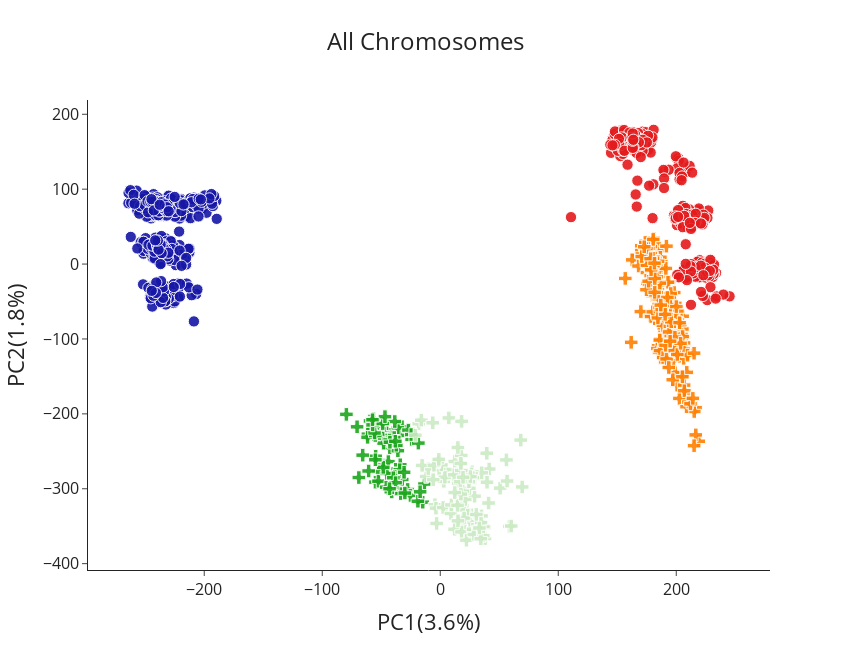

Notebook source saved alongside this figure:
### Code cell
pca_chrom3 = plot_coords(pd.read_csv('/mnt/c/Users/rando/Documenti/Ag1000G/pca_outputs/all_chr_pca.csv'), x='PC1', y='PC2', title="All Chromosomes",
            color='pca_pops',symbol='pca_pops', symbol_map=pca_symbols_map, slug = 'pca',  color_map=species_color_map, show=True, titlex='PC1(3.6%)', titley='PC2(1.8%)',figure_name='all_chrom.png')

### Figure 1 — Plotly figure (JSON) as saved in the notebook; plotly's stock layout.template omitted (floating-point values rounded to 4 significant figures; data arrays with more than 128 entries replaced by an {"elided": "..."} marker saying what was removed)
{"data": [{"customdata": {"elided": "449x1 str values"}, "hovertemplate": "<b>%{hovertext}</b><br><br>pca_pops=%{customdata[0]}<br>PC1=%{x}<br>PC2=%{y}<br>size=%{marker.size}<extra></extra>", "hovertext": {"elided": "449 str values"}, "legendgroup": "An.gam", "marker": {"color": "#1616A7", "opacity": 0.9, "size": {"elided": "449 int values"}, "sizemode": "area", "sizeref": 0.125, "symbol": "circle"}, "mode": "markers", "name": "An.gam", "orientation": "v", "showlegend": true, "type": "scatter", "x": {"elided": "449 float values"}, "xaxis": "x", "y": {"elided": "449 float values"}, "yaxis": "y"}, {"customdata": {"elided": "374x1 str values"}, "hovertemplate": "<b>%{hovertext}</b><br><br>pca_pops=%{customdata[0]}<br>PC1=%{x}<br>PC2=%{y}<br>size=%{marker.size}<extra></extra>", "hovertext": {"elided": "374 str values"}, "legendgroup": "An.col", "marker": {"color": "rgb(228,26,28)", "opacity": 0.9, "size": {"elided": "374 int values"}, "sizemode": "area", "sizeref": 0.125, "symbol": "circle"}, "mode": "markers", "name": "An.col", "orientation": "v", "showlegend": true, "type": "scatter", "x": {"elided": "374 float values"}, "xaxis": "x", "y": {"elided": "374 float values"}, "yaxis": "y"}, {"customdata": [["gcx1-GM"], ["gcx1-GM"], ["gcx1-GM"], ["gcx1-GM"], ["gcx1-GM"], ["gcx1-GM"], ["gcx1-GM"], ["gcx1-GM"], ["gcx1-GM"], ["gcx1-GM"], ["gcx1-GM"], ["gcx1-GM"], ["gcx1-GM"], ["gcx1-GM"], ["gcx1-GM"], ["gcx1-GM"], ["gcx1-GM"], ["gcx1-GM"], ["gcx1-GM"], ["gcx1-GM"], ["gcx1-GM"], ["gcx1-GM"], ["gcx1-GM"], ["gcx1-GM"], ["gcx1-GM"], ["gcx1-GM"], ["gcx1-GM"], ["gcx1-GM"], ["gcx1-GM"], ["gcx1-GM"], ["gcx1-GM"], ["gcx1-GM"], ["gcx1-GM"], ["gcx1-GM"], ["gcx1-GM"], ["gcx1-GM"], ["gcx1-GM"], ["gcx1-GM"], ["gcx1-GM"], ["gcx1-GM"], ["gcx1-GM"], ["gcx1-GM"], ["gcx1-GM"], ["gcx1-GM"], ["gcx1-GM"], ["gcx1-GM"], ["gcx1-GM"], ["gcx1-GM"], ["gcx1-GM"], ["gcx1-GM"], ["gcx1-GM"], ["gcx1-GM"], ["gcx1-GM"], ["gcx1-GM"], ["gcx1-GM"], ["gcx1-GM"], ["gcx1-GM"], ["gcx1-GM"], ["gcx1-GM"], ["gcx1-GM"], ["gcx1-GM"], ["gcx1-GM"], ["gcx1-GM"], ["gcx1-GM"], ["gcx1-GM"], ["gcx1-GM"], ["gcx1-GM"], ["gcx1-GM"], ["gcx1-GM"], ["gcx1-GM"], ["gcx1-GM"], ["gcx1-GM"], ["gcx1-GM"], ["gcx1-GM"], ["gcx1-GM"], ["gcx1-GM"], ["gcx1-GM"]], "hovertemplate": "<b>%{hovertext}</b><br><br>pca_pops=%{customdata[0]}<br>PC1=%{x}<br>PC2=%{y}<br>size=%{marker.size}<extra></extra>", "hovertext": ["AG0147-C", "AG0159-C", "AG0232-C", "AG0129-C", "AG0153-C", "AG0163-C", "AG0229-C", "AG0230-C", "AG0098-C", "AG0104-C", "AG0106-C", "AG0120-C", "AG0136-C", "AG0141-C", "AG0145-C", "AG0148-C", "AG0172-C", "AG0179-C", "AG0223-C", "AG0118-C", "AG0119-C", "AG0121-C", "AG0133-C", "AG0134-C", "AG0138-C", "AG0227-C", "AG0231-C", "AG0102-C", "AG0108-C", "AG0123-C", "AG0128-C", "AG0137-C", "AG0139-C", "AG0143-C", "AG0162-C", "AG0170-C", "AG0181-C", "AG0085-C", "AG0096-C", "AG0126-C", "AG0152-C", "AG0183-C", "AG0208-C", "AG0214-C", "AG0226-C", "AG0127-C", "AG0144-C", "AG0156-C", "AG0206-C", "AG0221-C", "AG0082-C", "AG0097-C", "AG0100-C", "AG0109-C", "AG0124-C", "AG0142-C", "AG0146-C", "AG0169-C", "AG0178-C", "AG0195-C", "AG0089-C", "AG0111-C", "AG0125-C", "AG0197-C", "AG0202-C", "AG0203-C", "AG0204-C", "AG0263-C", "AG0442-CW", "AG0445-CW", "AG0446-CW", "AG0448-CW", "AG0450-CW", "AG0454-CW", "AG0455-CW", "AG0456-CW", "AG0460-CW"], "legendgroup": "gcx1-GM", "marker": {"color": "#1CA71C", "opacity": 0.9, "size": [8, 8, 8, 8, 8, 8, 8, 8, 8, 8, 8, 8, 8, 8, 8, 8, 8, 8, 8, 8, 8, 8, 8, 8, 8, 8, 8, 8, 8, 8, 8, 8, 8, 8, 8, 8, 8, 8, 8, 8, 8, 8, 8, 8, 8, 8, 8, 8, 8, 8, 8, 8, 8, 8, 8, 8, 8, 8, 8, 8, 8, 8, 8, 8, 8, 8, 8, 8, 8, 8, 8, 8, 8, 8, 8, 8, 8], "sizemode": "area", "sizeref": 0.125, "symbol": "cross"}, "mode": "markers", "name": "gcx1-GM", "orientation": "v", "showlegend": true, "type": "scatter", "x": [-24.29, -70.46, -32.22, -45.33, -32.35, -45.32, -54.75, -39.96, -56.32, -57.32, -37.31, -27.65, -47.86, -41.14, -42.73, -40.03, -25.29, -33.46, -49.32, -35.92, -59.55, -30.01, -52.67, -43.97, -79.53, -37.2, -34.59, -61.34, -41.1, -44.1, -42.13, -47.61, -54.92, -44.82, -49.68, -33.87, -18.55, -44.93, -48.06, -49.77, -48.81, -35.89, -68.99, -34.27, -38.99, -26.94, -61.58, -38.53, -13.41, -47.99, -52.34, -55.02, -38.58, -14.87, -55.67, -18.94, -57.35, -45.23, -48.8, -24.6, -48.27, -65.72, -42.94, -40.56, -42.64, -45.75, -39.73, -17.05, -38.03, -56.59, -54.95, -46.83, -37.86, -30.64, -60.67, -57.43, -42.95], "xaxis": "x", "y": [-234.1, -217.3, -287.6, -221.4, -217.2, -239.1, -256.6, -279.6, -227.9, -218.6, -244.4, -300.9, -268.3, -304.3, -245.1, -233.8, -308.9, -306.5, -219.2, -249.2, -209.5, -305.7, -277.1, -263.7, -200.7, -241.9, -228.7, -227.1, -230.7, -299.7, -297.9, -226.1, -291.2, -235.5, -229.5, -268.0, -239.0, -233.8, -234.6, -228.7, -232.3, -218.7, -285.0, -274.6, -231.6, -221.7, -231.3, -210.2, -293.7, -239.1, -289.9, -229.0, -283.4, -317.9, -225.5, -316.7, -214.7, -279.6, -213.0, -227.7, -271.5, -255.1, -234.8, -298.8, -237.9, -297.9, -285.3, -304.1, -236.6, -206.6, -261.3, -203.7, -291.9, -278.0, -276.3, -207.9, -299.9], "yaxis": "y"}, {"customdata": {"elided": "197x1 str values"}, "hovertemplate": "<b>%{hovertext}</b><br><br>pca_pops=%{customdata[0]}<br>PC1=%{x}<br>PC2=%{y}<br>size=%{marker.size}<extra></extra>", "hovertext": {"elided": "197 str values"}, "legendgroup": "gcx2", "marker": {"color": "rgb(255,127,0)", "opacity": 0.9, "size": {"elided": "197 int values"}, "sizemode": "area", "sizeref": 0.125, "symbol": "cross"}, "mode": "markers", "name": "gcx2", "orientation": "v", "showlegend": true, "type": "scatter", "x": {"elided": "197 float values"}, "xaxis": "x", "y": {"elided": "197 float values"}, "yaxis": "y"}, {"customdata": [["gcx1-GW"], ["gcx1-GW"], ["gcx1-GW"], ["gcx1-GW"], ["gcx1-GW"], ["gcx1-GW"], ["gcx1-GW"], ["gcx1-GW"], ["gcx1-GW"], ["gcx1-GW"], ["gcx1-GW"], ["gcx1-GW"], ["gcx1-GW"], ["gcx1-GW"], ["gcx1-GW"], ["gcx1-GW"], ["gcx1-GW"], ["gcx1-GW"], ["gcx1-GW"], ["gcx1-GW"], ["gcx1-GW"], ["gcx1-GW"], ["gcx1-GW"], ["gcx1-GW"], ["gcx1-GW"], ["gcx1-GW"], ["gcx1-GW"], ["gcx1-GW"], ["gcx1-GW"], ["gcx1-GW"], ["gcx1-GW"], ["gcx1-GW"], ["gcx1-GW"], ["gcx1-GW"], ["gcx1-GW"], ["gcx1-GW"], ["gcx1-GW"], ["gcx1-GW"], ["gcx1-GW"], ["gcx1-GW"], ["gcx1-GW"], ["gcx1-GW"], ["gcx1-GW"], ["gcx1-GW"], ["gcx1-GW"], ["gcx1-GW"], ["gcx1-GW"], ["gcx1-GW"], ["gcx1-GW"], ["gcx1-GW"], ["gcx1-GW"], ["gcx1-GW"], ["gcx1-GW"], ["gcx1-GW"], ["gcx1-GW"], ["gcx1-GW"], ["gcx1-GW"], ["gcx1-GW"], ["gcx1-GW"], ["gcx1-GW"], ["gcx1-GW"], ["gcx1-GW"], ["gcx1-GW"], ["gcx1-GW"], ["gcx1-GW"], ["gcx1-GW"], ["gcx1-GW"], ["gcx1-GW"], ["gcx1-GW"], ["gcx1-GW"], ["gcx1-GW"], ["gcx1-GW"], ["gcx1-GW"], ["gcx1-GW"], ["gcx1-GW"], ["gcx1-GW"], ["gcx1-GW"], ["gcx1-GW"], ["gcx1-GW"], ["gcx1-GW"], ["gcx1-GW"], ["gcx1-GW"], ["gcx1-GW"], ["gcx1-GW"], ["gcx1-GW"], ["gcx1-GW"], ["gcx1-GW"], ["gcx1-GW"], ["gcx1-GW"], ["gcx1-GW"], ["gcx1-GW"], ["gcx1-GW"], ["gcx1-GW"]], "hovertemplate": "<b>%{hovertext}</b><br><br>pca_pops=%{customdata[0]}<br>PC1=%{x}<br>PC2=%{y}<br>size=%{marker.size}<extra></extra>", "hovertext": ["AJ0023-C", "AJ0024-C", "AJ0032-C", "AJ0035-C", "AJ0036-C", "AJ0037-C", "AJ0039-C", "AJ0043-C", "AJ0044-C", "AJ0045-C", "AJ0047-C", "AJ0051-C", "AJ0052-C", "AJ0056-C", "AJ0059-C", "AJ0061-C", "AJ0063-C", "AJ0064-C", "AJ0066-C", "AJ0071-C", "AJ0072-C", "AJ0074-C", "AJ0075-C", "AJ0076-C", "AJ0077-C", "AJ0078-C", "AJ0079-C", "AJ0081-C", "AJ0084-C", "AJ0085-C", "AJ0086-C", "AJ0088-C", "AJ0090-C", "AJ0092-C", "AJ0093-C", "AJ0095-C", "AJ0096-C", "AJ0097-C", "AJ0098-C", "AJ0100-C", "AJ0102-C", "AJ0103-C", "AJ0105-C", "AJ0107-C", "AJ0109-C", "AJ0113-C", "AJ0115-C", "AJ0116-C", "AJ0099-C", "AJ0117-C", "AJ0070-Cx", "AJ0101-Cx", "AJ0128-C", "AJ0129-C", "AJ0130-C", "AJ0131-C", "AJ0132-C", "AJ0133-C", "AJ0134-C", "AJ0135-C", "AJ0136-C", "AJ0137-C", "AJ0138-C", "AJ0139-C", "AJ0140-C", "AJ0141-C", "AJ0142-C", "AJ0143-C", "AJ0144-C", "AJ0145-C", "AJ0146-C", "AJ0147-C", "AJ0148-C", "AJ0149-C", "AJ0150-C", "AJ0151-C", "AJ0152-C", "AJ0153-C", "AJ0154-C", "AJ0155-C", "AJ0156-C", "AJ0157-C", "AJ0158-C", "AJ0159-C", "AJ0161-C", "AJ0028-C", "AJ0038-C", "AJ0049-C", "AJ0060-C", "AJ0068-C", "AJ0080-C", "AJ0087-C", "AJ0119-C"], "legendgroup": "gcx1-GW", "marker": {"color": "rgb(204,235,197)", "opacity": 0.9, "size": [8, 8, 8, 8, 8, 8, 8, 8, 8, 8, 8, 8, 8, 8, 8, 8, 8, 8, 8, 8, 8, 8, 8, 8, 8, 8, 8, 8, 8, 8, 8, 8, 8, 8, 8, 8, 8, 8, 8, 8, 8, 8, 8, 8, 8, 8, 8, 8, 8, 8, 8, 8, 8, 8, 8, 8, 8, 8, 8, 8, 8, 8, 8, 8, 8, 8, 8, 8, 8, 8, 8, 8, 8, 8, 8, 8, 8, 8, 8, 8, 8, 8, 8, 8, 8, 8, 8, 8, 8, 8, 8, 8, 8], "sizemode": "area", "sizeref": 0.125, "symbol": "cross"}, "mode": "markers", "name": "gcx1-GW", "orientation": "v", "showlegend": true, "type": "scatter", "x": [-3.064, 58.58, 7.298, 3.048, 21.59, 69.43, -4.512, 29.07, 5.808, -18.29, 15.18, 4.936, 40.96, 27.86, 3.716, 20.5, -11.98, 50.74, 29.06, 26.16, 12.16, 18.09, 16.21, -0.9289, 56.65, 41.47, 68.19, 3.887, 35.08, 18.07, 28.28, 28.85, 56.08, 15.39, 39.42, 27.16, 25.38, -10.06, 19.71, 27.74, 22.47, 12.33, 17.49, -3.627, 32.37, 11.84, 32.65, 26.5, 22.21, -15.36, 28.56, 60.17, 37.6, 17.78, 37.95, 18.86, 20.26, 2.466, 0.9251, 27.62, 36.47, 24.61, -21.09, 23.24, 9.047, 19.02, 24.26, 9.491, 35.0, -16.03, 34.42, -6.372, 20.23, 17.06, 25.54, 15.0, 17.81, 36.6, 21.21, 14.65, 17.5, -1.888, 14.94, 34.56, -5.362, 19.35, 12.25, -5.973, 33.17, 17.51, -1.222, 39.63, 30.58], "xaxis": "x", "y": [-346.3, -350.2, -205.4, -290.1, -348.8, -297.6, -321.3, -285.8, -280.1, -213.3, -292.3, -274.3, -319.1, -357.7, -326.6, -346.1, -283.6, -299.1, -309.9, -359.5, -354.2, -210.0, -266.6, -273.8, -289.7, -273.7, -235.0, -284.5, -278.7, -357.6, -356.1, -348.2, -261.5, -280.9, -252.6, -277.5, -344.0, -273.1, -336.6, -354.1, -328.7, -263.5, -319.0, -325.9, -352.4, -281.3, -351.7, -280.2, -368.7, -268.8, -361.0, -349.8, -351.9, -255.5, -366.5, -306.6, -328.6, -325.0, -268.1, -285.1, -362.6, -299.4, -228.5, -335.2, -333.1, -303.4, -290.6, -321.6, -336.2, -208.4, -366.6, -211.9, -339.1, -290.5, -283.7, -342.8, -275.5, -350.4, -314.3, -322.1, -307.1, -264.1, -244.9, -345.2, -268.7, -284.7, -305.1, -287.8, -352.4, -266.2, -260.8, -291.3, -334.3], "yaxis": "y"}], "layout": {"coloraxis": {"colorbar": {"title": {"text": "AIMs CO Fraction"}}}, "height": 650, "legend": {"itemsizing": "constant", "orientation": "h", "title": {"text": "pca_pops"}, "tracegroupgap": 0}, "showlegend": false, "title": {"font": {"size": 24}, "text": "All Chromosomes", "x": 0.5}, "width": 850, "xaxis": {"anchor": "y", "autorange": true, "domain": [0, 1], "range": [-298.6, 279.5], "tickfont": {"size": 16}, "title": {"font": {"size": 22}, "text": "PC1(3.6%)"}, "type": "linear"}, "yaxis": {"anchor": "x", "autorange": true, "domain": [0, 1], "range": [-408.5, 219.1], "tickfont": {"size": 16}, "title": {"font": {"size": 22}, "text": "PC2(1.8%)"}, "type": "linear"}}}
